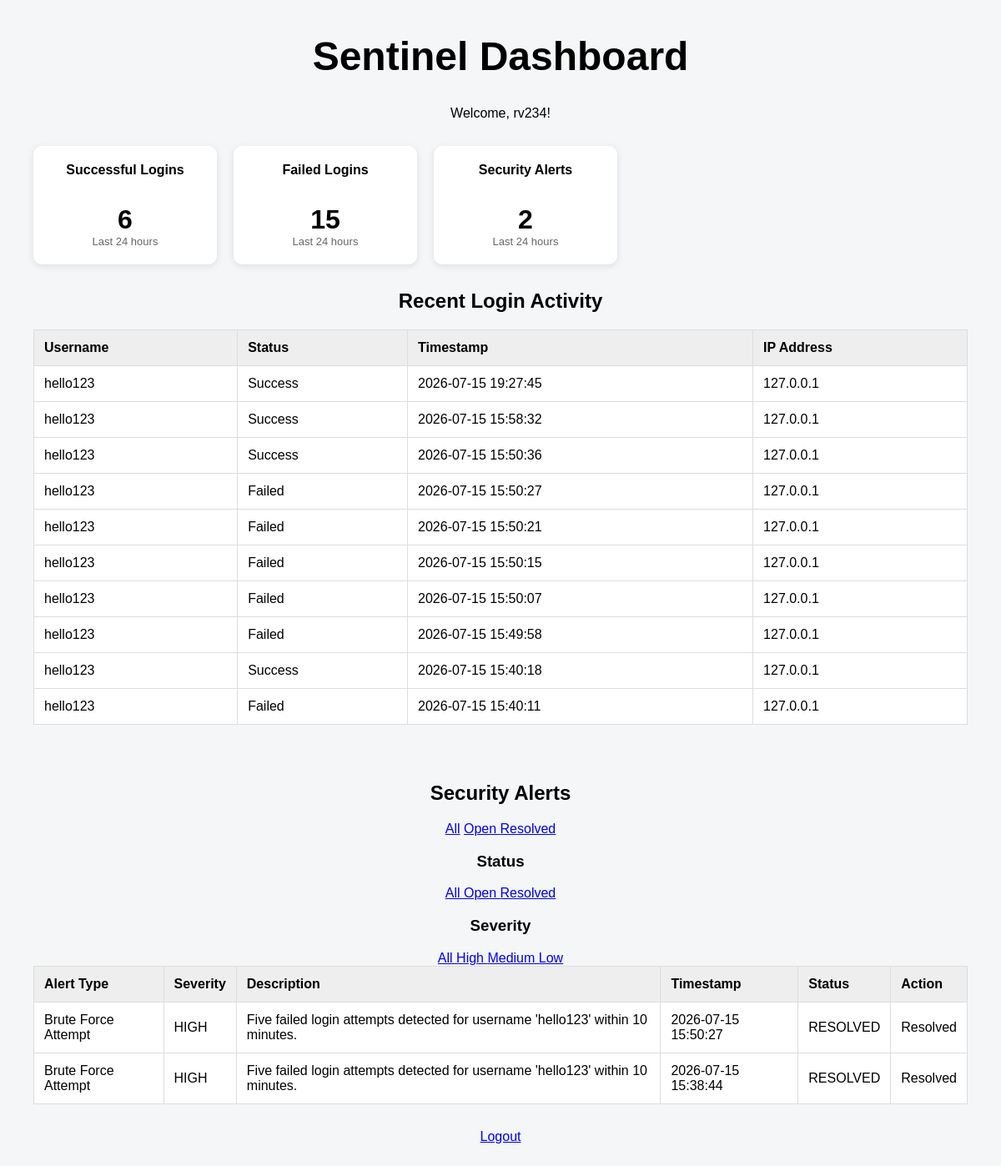
The page /dashboard?status=RESOLVED (signed in) on the database its author committed.
### tables this page shows
CREATE TABLE login_attempts (
            id INTEGER PRIMARY KEY AUTOINCREMENT,
            username TEXT NOT NULL,
            success INTEGER NOT NULL,
            timestamp DATETIME DEFAULT CURRENT_TIMESTAMP,
            ip_address TEXT NOT NULL
        );

CREATE TABLE security_alerts (
            id INTEGER PRIMARY KEY AUTOINCREMENT,
            alert_type TEXT NOT NULL,
            severity TEXT NOT NULL,
            description TEXT NOT NULL,
            timestamp DATETIME DEFAULT CURRENT_TIMESTAMP
        , status TEXT NOT NULL DEFAULT 'OPEN');

### app.py (the view)
@app.route("/dashboard")
def dashboard():
    if "user_id" not in session:
        return redirect(url_for("login"))
    status_filter = request.args.get("status")
    severity_filter = request.args.get("severity")
    if status_filter not in ["OPEN", "RESOLVED"]:
        status_filter = None
    if severity_filter not in ["HIGH", "MEDIUM", "LOW"]:
        severity_filter = None
    attempts = get_recent_login_attempts()
    alerts = get_recent_security_alerts(
        status=status_filter,
        severity=severity_filter
    )
    stats = get_dashboard_stats()
    return render_template(
        "dashboard.html",
        username=session["username"],
        attempts=attempts,
        alerts=alerts,
        stats=stats,
        status_filter=status_filter,
        severity_filter=severity_filter
    )

### database.py (called while the page is built)
def get_recent_login_attempts(limit=10):
    with sqlite3.connect("sentinel.db", timeout=10) as connection:
        cursor = connection.cursor()
        cursor.execute(
            """
            SELECT username, success, timestamp, ip_address
            FROM login_attempts
            ORDER BY timestamp DESC
            LIMIT ?
            """,
            (limit,)
        )
        attempts = cursor.fetchall()
        return attempts

def get_recent_security_alerts(limit=10, status=None, severity=None):
    with sqlite3.connect("sentinel.db", timeout=10) as connection:
        cursor = connection.cursor()
        query = """
            SELECT id, alert_type, severity, description, timestamp, status
            FROM security_alerts
            WHERE 1 = 1
        """
        parameters = []
        if status:
            query += " AND status = ?"
            parameters.append(status)
        if severity:
            query += " AND severity = ?"
            parameters.append(severity)
        query += " ORDER BY timestamp DESC LIMIT ?"
        parameters.append(limit)
        cursor.execute(query, parameters)
        return cursor.fetchall()

### templates/dashboard.html
<link rel="stylesheet" href="{{ url_for('static', filename='style.css') }}">
<body>
    <h1>Sentinel Dashboard</h1>
    <p>Welcome, {{ username }}!</p>
    <div class="stats-container">
        <div class="stat-card">
            <h3>Successful Logins</h3>
            <p>{{ stats["successful_logins"] }}</p>
            <span>Last 24 hours</span>
        </div>
        <div class="stat-card">
            <h3>Failed Logins</h3>
            <p>{{ stats["failed_logins"] }}</p>
            <span>Last 24 hours</span>
        </div>
        <div class="stat-card">
            <h3>Security Alerts</h3>
            <p>{{ stats["total_alerts"] }}</p>
            <span>Last 24 hours</span>
        </div>
    </div>
    <h2>Recent Login Activity</h2>
    <table border="1">
        <tr>
            <th>Username</th>
            <th>Status</th>
            <th>Timestamp</th>
            <th>IP Address</th>
        </tr>
        {% for attempt in attempts %}
        <tr>
            <td>{{ attempt[0] }}</td>
            <td>
                {% if attempt[1] == 1 %}
                    Success
                {% else %}
                    Failed
                {% endif %}
            </td>
            <td>{{ attempt[2] }}</td>
            <td>{{ attempt[3] }}</td>
        </tr>
        {% endfor %}
    </table>
    <br>
    <h2>Security Alerts</h2>
        <div class="filters">
            <a href="{{ url_for('dashboard') }}">All</a>
            <a href="{{ url_for('dashboard', status='OPEN') }}">
                Open
            </a>
            <a href="{{ url_for('dashboard', status='RESOLVED') }}">
                Resolved
            </a>
        </div>
        <div class="filters">
            <h3>Status</h3>
            <a href="{{ url_for('dashboard', severity=severity_filter) }}">
                All
            </a>
            <a href="{{ url_for('dashboard', status='OPEN', severity=severity_filter) }}">
                Open
            </a>
            <a href="{{ url_for('dashboard', status='RESOLVED', severity=severity_filter) }}">
                Resolved
            </a>
        </div>
        <div class="filters">
            <h3>Severity</h3>
            <a href="{{ url_for('dashboard', status=status_filter) }}">
                All
            </a>
            <a href="{{ url_for('dashboard', status=status_filter, severity='HIGH') }}">
                High
            </a>
            <a href="{{ url_for('dashboard', status=status_filter, severity='MEDIUM') }}">
                Medium
            </a>
            <a href="{{ url_for('dashboard', status=status_filter, severity='LOW') }}">
                Low
            </a>
        </div>
    <table>
        <tr>
            <th>Alert Type</th>
            <th>Severity</th>
            <th>Description</th>
            <th>Timestamp</th>
            <th>Status</th>
            <th>Action</th>
        </tr>
        {% for alert in alerts %}
        <tr>
            <td>{{ alert[1] }}</td>
            <td>{{ alert[2] }}</td>
            <td>{{ alert[3] }}</td>
            <td>{{ alert[4] }}</td>
            <td>{{ alert[5] }}</td>
            <td>
                {% if alert[5] == "OPEN" %}
                    <form
                        method="POST"
                        action="{{ url_for('resolve_alert', alert_id=alert[0]) }}"
                    >
                        <button type="submit">Resolve</button>
                    </form>
                {% else %}
                    Resolved
                {% endif %}
            </td>
        </tr>
        {% endfor %}
    </table>
    <a href="{{ url_for('logout') }}">Logout</a>
</body>

### static/style.css (style rules this page uses)
body { font-family: Arial, sans-serif; background:#f4f4f4; text-align:center; padding-top:100px; }
h1 { font-size:48px; }
body { font-family: Arial, sans-serif; background: #f4f6f8; margin: 0; padding: 40px; }
.stats-container { display: flex; gap: 20px; margin: 30px 0; }
.stat-card { background: white; padding: 20px; border-radius: 10px; min-width: 180px; box-shadow: 0 2px 8px rgba(0, 0, 0, 0.1); }
.stat-card h3 { margin-top: 0; font-size: 16px; }
.stat-card p { font-size: 32px; font-weight: bold; margin-bottom: 0; }
.stat-card span { font-size: 13px; color: #666; }
table { width: 100%; border-collapse: collapse; background: white; margin-bottom: 30px; }
th, td { padding: 12px; border: 1px solid #ddd; text-align: left; }
th { background: #eeeeee; }

### rows shown on the page
login_attempts: username "hello123", success "Success", timestamp "2026-07-15 19:27:45", ip_address "127.0.0.1"
login_attempts: username "hello123", success "Success", timestamp "2026-07-15 15:58:32", ip_address "127.0.0.1"
login_attempts: username "hello123", success "Success", timestamp "2026-07-15 15:50:36", ip_address "127.0.0.1"
login_attempts: username "hello123", success "Failed", timestamp "2026-07-15 15:50:27", ip_address "127.0.0.1"
login_attempts: username "hello123", success "Failed", timestamp "2026-07-15 15:50:21", ip_address "127.0.0.1"
login_attempts: username "hello123", success "Failed", timestamp "2026-07-15 15:50:15", ip_address "127.0.0.1"
login_attempts: username "hello123", success "Failed", timestamp "2026-07-15 15:50:07", ip_address "127.0.0.1"
login_attempts: username "hello123", success "Failed", timestamp "2026-07-15 15:49:58", ip_address "127.0.0.1"
login_attempts: username "hello123", success "Success", timestamp "2026-07-15 15:40:18", ip_address "127.0.0.1"
login_attempts: username "hello123", success "Failed", timestamp "2026-07-15 15:40:11", ip_address "127.0.0.1"
security_alerts: alert_type "Brute Force Attempt", severity "HIGH", description "Five failed login attempts detected for username 'hello123' within 10 minutes.", timestamp "2026-07-15 15:50:27", status "RESOLVED", shows "Resolved"
security_alerts: alert_type "Brute Force Attempt", severity "HIGH", description "Five failed login attempts detected for username 'hello123' within 10 minutes.", timestamp "2026-07-15 15:38:44", status "RESOLVED", shows "Resolved"

### other values the page prints
{{ username }} "rv234"
{{ stats["successful_logins"] }} "6"
{{ stats["failed_logins"] }} "15"
{{ stats["total_alerts"] }} "2"
